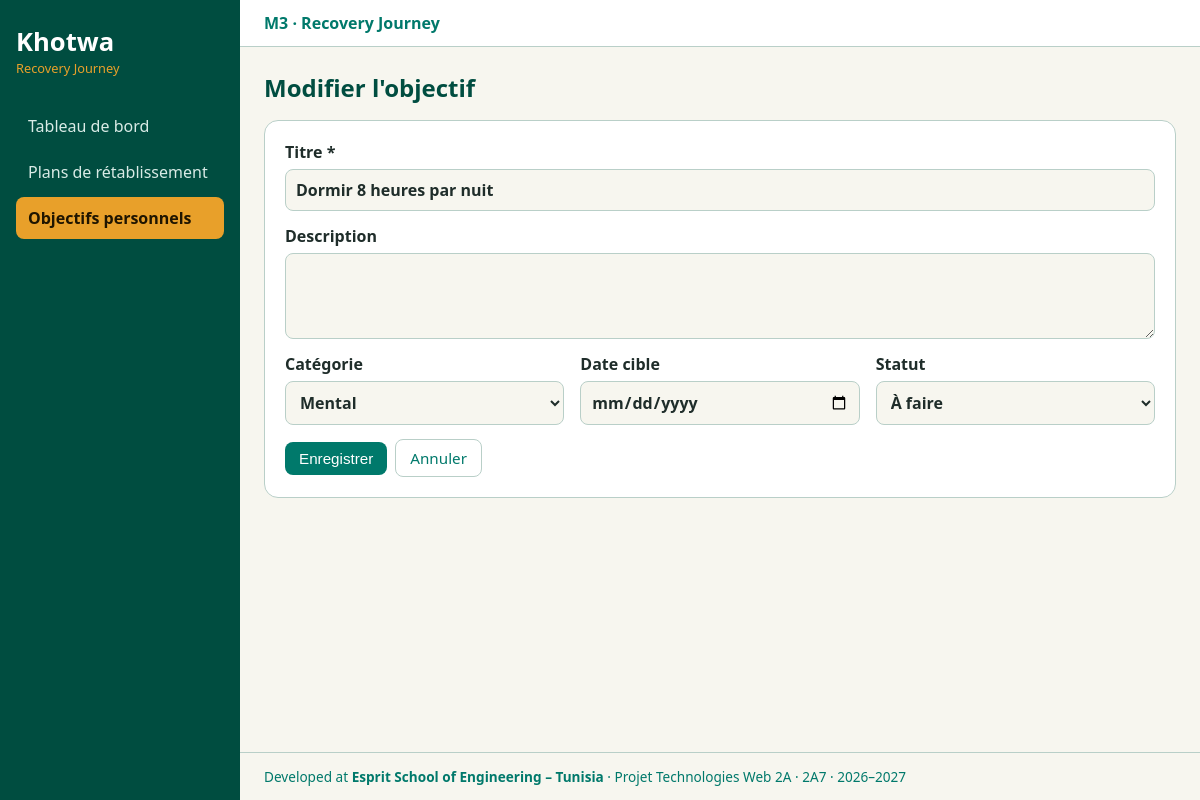
Screenshot of /index.php?page=goal-form&id=2 with the database file from the repository.
### tables this page shows
CREATE TABLE IF NOT EXISTS goal (
  id          INT AUTO_INCREMENT PRIMARY KEY,
  title       VARCHAR(150) NOT NULL,
  description TEXT NULL,
  category    ENUM('physical','mental','social','professional','other') NOT NULL DEFAULT 'other',
  target_date DATE NULL,
  status      ENUM('todo','in_progress','done') NOT NULL DEFAULT 'todo',
  created_at  TIMESTAMP DEFAULT CURRENT_TIMESTAMP
);

### app/Controllers/Controller.php (called while the page is built, shortened)
<?php
abstract class Controller
{
    protected function render(string $view, array $data = [], ?string $scriptsView = null): void
    {
        $content      = $this->capture(__DIR__ . '/../Views/pages/' . $view . '.php', $data);
        require_once __DIR__ . '/../Views/layout.php';
    }
    private function capture(string $file, array $data): string
    {
        extract($data, EXTR_SKIP);
        require $file;
        return (string) ob_get_clean();
    }
}

### app/Controllers/GoalController.php (called while the page is built, shortened)
<?php
class GoalController extends Controller
{
    public function form(): void
    {
        $id   = (int) ($_GET['id'] ?? 0);
        $goal = $id ? Goal::find($id) : null;
        $this->render('goal_form', ['goal' => $goal, 'errors' => []]);
    }
}

### index.php (called while the page is built, shortened)
<?php
spl_autoload_register(function (string $class): void {
    $file = __DIR__ . '/app/' . str_replace('\\', '/', substr($class, 4)) . '.php';
});
require __DIR__ . '/app/helpers.php';
$routes = require __DIR__ . '/app/routes.php';
$page = $_GET['page'] ?? 'dashboard';
if (!is_string($page) || !isset($routes[$page])) {
    http_response_code(404);
    [$class, $method] = $routes['404'];
} else {
    [$class, $method] = $routes[$page];
}
(new $class())->$method();

### config.php (called while the page is built)
<?php
return [
    'dsn'  => 'mysql:host=localhost;dbname=khotwa;charset=utf8mb4',
    'user' => 'root',
    'pass' => '',
];

### app/Models/Model.php (called while the page is built, shortened)
<?php
abstract class Model
{
    private static ?\PDO $pdo = null;
    protected static function db(): \PDO
    {
        if (self::$pdo === null) {
            $c = require __DIR__ . '/../../config.php';
            self::$pdo = new \PDO($c['dsn'], $c['user'], $c['pass'], [
                \PDO::ATTR_ERRMODE            => \PDO::ERRMODE_EXCEPTION,
                \PDO::ATTR_DEFAULT_FETCH_MODE => \PDO::FETCH_ASSOC,
            ]);
        }
        return self::$pdo;
    }
}

### app/Models/Goal.php (called while the page is built, shortened)
<?php
class Goal extends Model
{
    public static function find(int $id): ?array
    {
        $s = self::db()->prepare('SELECT * FROM goal WHERE id = ?');
        $s->execute([$id]);
        return $s->fetch() ?: null;
    }
}

### app/helpers.php (called while the page is built, shortened)
<?php
function e($v): string { return htmlspecialchars((string) $v, ENT_QUOTES, 'UTF-8'); }
function url(string $page, array $params = []): string
{
    return 'index.php?' . http_build_query(['page' => $page] + $params);
}

### app/Views/pages/goal_form.php (the view, shortened to what this page needs)
<?php $editing = !empty($goal['id']); $v = fn($k, $d = '') => e($goal[$k] ?? $d); ?>
<h1><?= $editing ? "Modifier l'objectif" : 'Nouvel objectif' ?></h1>
<form class="card form" method="post" action="<?= url('goal-save') ?>" novalidate>
    <label>Titre *
        <input type="text" name="title" maxlength="150" value="<?= $v('title') ?>">
    </label>
    <label>Description
        <textarea name="description" rows="3"><?= $v('description') ?></textarea>
    </label>
    <div class="row">
        <label>Catégorie
            <select name="category">
                <?php foreach (\App\Models\Goal::CATEGORIES as $k => $label): ?>
                    <option value="<?= $k ?>" <?= ($goal['category'] ?? 'other') === $k ? 'selected' : '' ?>><?= e($label) ?></option>
                <?php endforeach; ?>
            </select>
        </label>
        <label>Date cible
            <input type="date" name="target_date" value="<?= $v('target_date') ?>">
        </label>
        <label>Statut
            <select name="status">
                <?php foreach (\App\Models\Goal::STATUSES as $k => $label): ?>
                    <option value="<?= $k ?>" <?= ($goal['status'] ?? 'todo') === $k ? 'selected' : '' ?>><?= e($label) ?></option>
                <?php endforeach; ?>
            </select>
        </label>
    </div>
    <div class="actions">
        <button class="btn">Enregistrer</button>
        <a class="btn btn-ghost" href="<?= url('goals') ?>">Annuler</a>
    </div>
</form>

### app/Views/assets/css/main.css (style rules this page uses)
:root { --green: #004d40; --teal: #00796b; --orange: #e8a02a; --cream: #f1efe3; --line: #b9cfc8; --text: #1f2d2a; --danger: #b3261e; --bg: #f7f6ef; --card: #ffffff; }
* { box-sizing: border-box; }
body { margin: 0; font-family: "Segoe UI", Calibri, Arial, sans-serif; background: var(--bg); color: var(--text); }
a { color: var(--teal); }
h1 { color: var(--green); margin: 0 0 16px; }
.card { background: var(--card); border: 1px solid var(--line); border-radius: 14px; padding: 20px; margin-bottom: 20px; }
.actions { display: flex; gap: 8px; align-items: center; }
.btn { display: inline-block; background: var(--teal); color: #fff; border: 0; border-radius: 8px; padding: 8px 14px; cursor: pointer; text-decoration: none; font-size: .95rem; }
.btn-ghost { background: transparent; color: var(--teal); border: 1px solid var(--line); }
.form label { display: block; margin-bottom: 14px; font-weight: 600; }
.form input[type=text], .form input[type=date], .form textarea, .form select { display: block; width: 100%; margin-top: 6px; padding: 9px 10px; border: 1px solid var(--line); border-radius: 8px; font: inherit; background: var(--bg); color: var(--text); }
.row { display: grid; grid-template-columns: repeat(auto-fit, minmax(180px, 1fr)); gap: 16px; }

### rows the page displays
goal: title "Dormir 8 heures par nuit", category "Mental", status "À faire"
